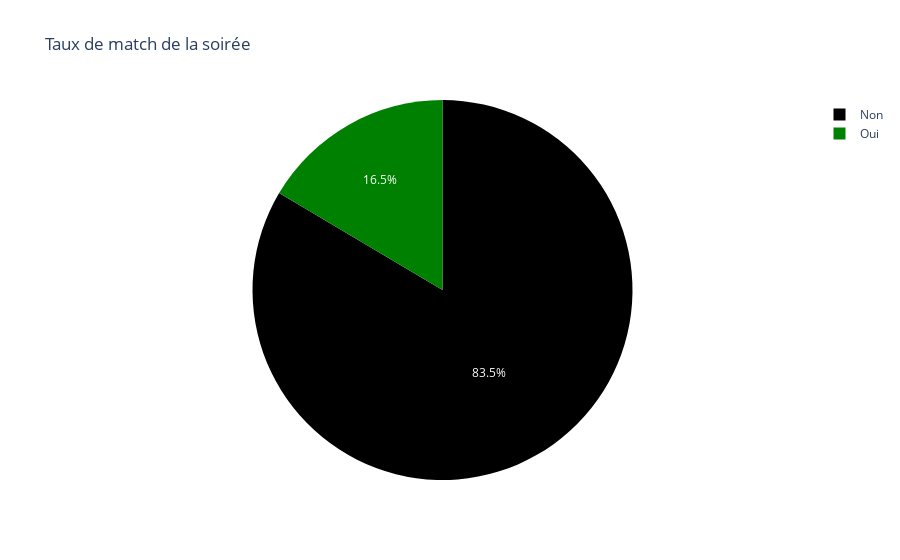

Write notebook code for a chart like this one.
### Markdown cell above
#### On constate qu'il y a une forte volonté des 2 coté de rencontrer de nouvelle personne et de passer une bonne soirée. On est dans l'essence même de Tinder faire rencontrer les gens.
#### L'objetcif d'avoir un Date ou une relation serieuse ne touche que 11%, et c'est principalement les hommes qui ont cette objectif.

### Code cell
# Taux de match de la soirée
# création d'un code couleur pour oui/non 
color_pie = {
    'Oui': 'green',  
    'Non': 'black',
} 
df_match=df.copy()
df_match['match'] = df_match['match'].replace({1: 'Oui',0: 'Non'}) 
fig=px.pie(df_match, names='match',color='match', title="Taux de match de la soirée", color_discrete_map=color_pie)
fig.show()

### Figure 1 — Plotly figure (JSON) as saved in the notebook; plotly's stock layout.template omitted (floating-point values rounded to 4 significant figures; data arrays with more than 128 entries replaced by an {"elided": "..."} marker saying what was removed)
{"data": [{"customdata": {"elided": "8378x1 str values"}, "domain": {"x": [0, 1], "y": [0, 1]}, "hovertemplate": "match=%{customdata[0]}<extra></extra>", "labels": {"elided": "8378 str values"}, "legendgroup": "", "marker": {"colors": {"elided": "8378 str values"}}, "name": "", "showlegend": true, "type": "pie"}], "layout": {"legend": {"tracegroupgap": 0}, "title": {"text": "Taux de match de la soirée"}}}
